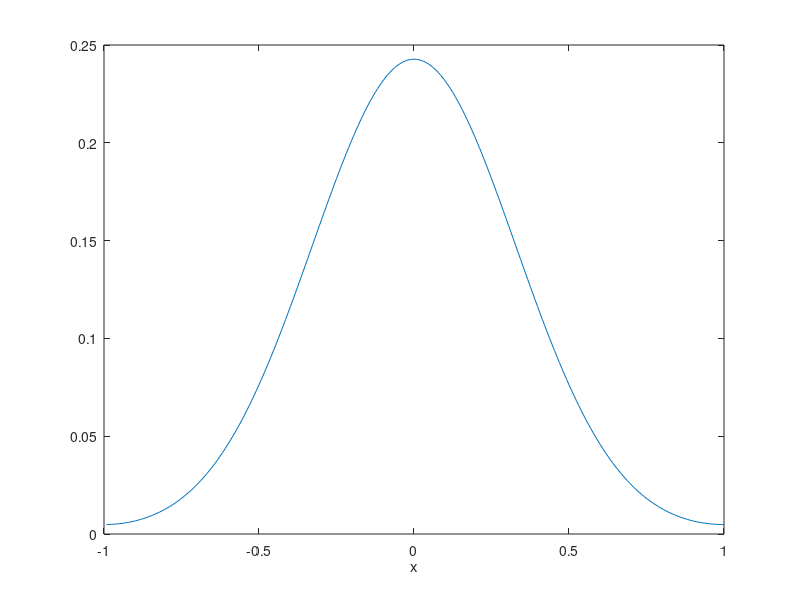

Here is the MATLAB script that generated this plot:
%{
	Eva Lott
	University of Dundee BSc project
	'Time splitting spectral methods for Schrodinger equations in the
	semiclassical'
	
	21/04/20
	Solve the heat equation at a specific time, using the method from
    "A brief introduction to pseudo-spectral methods:application to
    diffusion problems"
	https://cel.archives-ouvertes.fr/cel-01256472v2/document
%}

l  = 1.0;
N  = 256;
dx = 2*l/N;
x  = (1-N/2:N/2)*dx;
nu = 0.01;
T  = 5.0;
dk = pi/l;
k  = [0:N/2 1-N/2:-1]*dk;
k2 = k.^2;
u0 = sech(10.0*x).^2;
u0_hat = fft(u0);
T  = real(ifft(exp(-nu*k2*T).*u0_hat));
plot(x,T)
xlabel('x')


